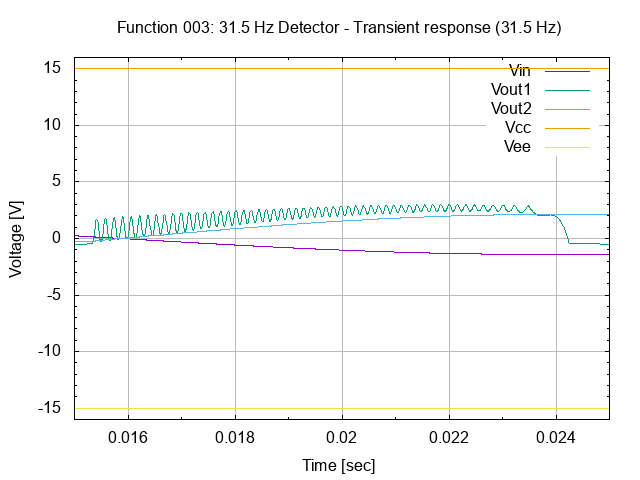

Source code (gnuplot):
# setup terminal
set term png

# setup graph
set output "26.003.00.01.01.04.png"
set title "Function 003: 31.5 Hz Detector - Transient response (31.5 Hz)"

# setup Y-axis
set yrange [-16:16]
set grid ytics lt 1 lw 1 lc rgb "#bbbbbb"
set mytics
set ylabel "Voltage [V]"

# setup X-axis
set grid xtics lt 1 lw 1 lc rgb "#bbbbbb"
set mxtics
set xrange [0.015:0.025]
set xlabel "Time [sec]"

# setup plot style
set style data lines
plot '26.003.00.01.01.dat' using 1:2 title "Vin", \
     '26.003.00.01.01.dat' using 1:3 title "Vout1", \
     '26.003.00.01.01.dat' using 1:4 title "Vout2", \
     '26.003.00.01.01.dat' using 1:5 title "Vcc", \
     '26.003.00.01.01.dat' using 1:6 title "Vee"

# set output back to default
set output

# reset terminal type
set terminal pop
